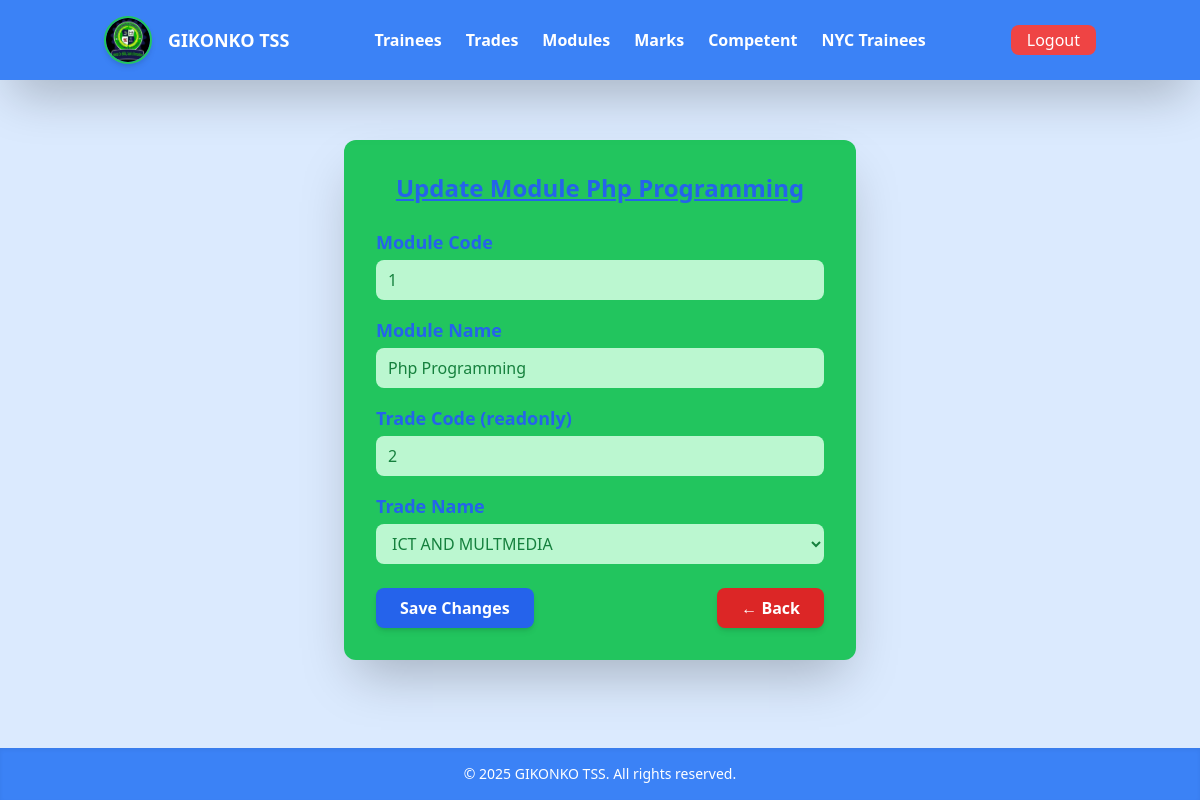
/updateModule.php?Module_Id=1 (signed in), run on the app's committed database.
### tables this page shows
CREATE TABLE `modules` (
  `Module_Id` int(11) NOT NULL,
  `Module_Name` varchar(100) NOT NULL,
  `Trade_Id` int(11) DEFAULT NULL
);

### updateModule.php (the view, shortened to what this page needs)
<?php
include("conn.php");
if (isset($_GET['Module_Id'])) {
    $Module_Id = $_GET['Module_Id'];
    $sql = "SELECT
            m.Module_Id,
            m.Module_Name,
            m.Trade_Id,
            t.Trade_name
            FROM modules m
            JOIN trades t
            ON t.Trade_id = m.Trade_Id WHERE Module_Id = '$Module_Id'";
    $result = mysqli_query($conn, $sql);
    if (mysqli_num_rows($result) > 0) {
        $Module = mysqli_fetch_assoc($result);
    } else {
        echo "No Module Found To Update";
    }
}
?>
<!DOCTYPE html>
<html lang="en">
<head>
    <link href="output.css" rel="stylesheet" />
</head>
<body class="min-h-screen bg-blue-100 flex flex-col">
    <div class="w-full">
        <?php include("Dashboard.php"); ?>
    </div>
    <main class="flex-grow flex justify-center items-center p-9">
<main class="flex-grow flex justify-center items-center px-4 py-12">
    <form action="" method="post" class="bg-green-500 p-8 w-full max-w-lg rounded-xl shadow-2xl">
        <h1 class="text-2xl text-center text-blue-600 font-bold underline mb-6">
            Update Module <?php echo $Module['Module_Name']; ?>
        </h1>
        <label class="block text-lg text-blue-600 font-bold mb-1">Module Code</label>
        <input type="text" name="Module_Id" value="<?php echo $Module['Module_Id']; ?>" readonly
            class="w-full py-2 px-3 rounded-lg bg-green-200 text-green-700 focus:outline-none focus:ring-2 focus:ring-blue-400 mb-4" />
        <label class="block text-lg text-blue-600 font-bold mb-1">Module Name</label>
        <input type="text" name="Module_Name" value="<?php echo $Module['Module_Name']; ?>"
            class="w-full py-2 px-3 rounded-lg bg-green-200 text-green-700 focus:outline-none focus:ring-2 focus:ring-blue-400 mb-4" />
        <label class="block text-lg text-blue-600 font-bold mb-1">Trade Code (readonly)</label>
        <input type="text" name="Trade_Id" value="<?php echo $Module['Trade_Id']; ?>" readonly
            class="w-full py-2 px-3 rounded-lg bg-green-200 text-green-700 focus:outline-none focus:ring-2 focus:ring-blue-400 mb-4" />
        <label class="block text-lg text-blue-600 font-bold mb-1">Trade Name</label>
        <select name="Trade_Id"
            class="w-full py-2 px-3 rounded-lg bg-green-200 text-green-700 focus:outline-none focus:ring-2 focus:ring-blue-400 mb-6">
            <?php
            $sql = "SELECT * FROM trades";
            $query = mysqli_query($conn, $sql);
            while ($data = mysqli_fetch_assoc($query)) {
                $selected = ($data['Trade_id'] == $Module['Trade_Id']) ? 'selected' : '';
                echo "<option value='" . $data['Trade_id'] . "' $selected>" . $data['Trade_name'] . "</option>";
            }
            ?>
        </select>
        <div class="flex justify-between">
            <button name="save"
                class="bg-blue-600 hover:bg-blue-700 text-white font-semibold py-2 px-6 rounded-lg shadow-md transition duration-200">
                Save Changes
            </button>
            <a href="listOfModule.php"
                class="bg-red-600 hover:bg-red-700 text-white font-semibold py-2 px-6 rounded-lg shadow-md transition duration-200">
                ← Back
            </a>
        </div>
    </form>
</main>
    <footer class="bg-blue-500 text-center py-4 shadow-inner text-sm text-white fixed bottom-0 w-full">
          &copy; <?php echo date("Y"); ?> GIKONKO TSS. All rights reserved.
  </footer>
</body>
</html>

### data on the page
modules: Module_Name "Php Programming", Module_Id "1", Trade_Id "2"

### other printed values
form field Trade_Id "ICT AND MULTMEDIA"
